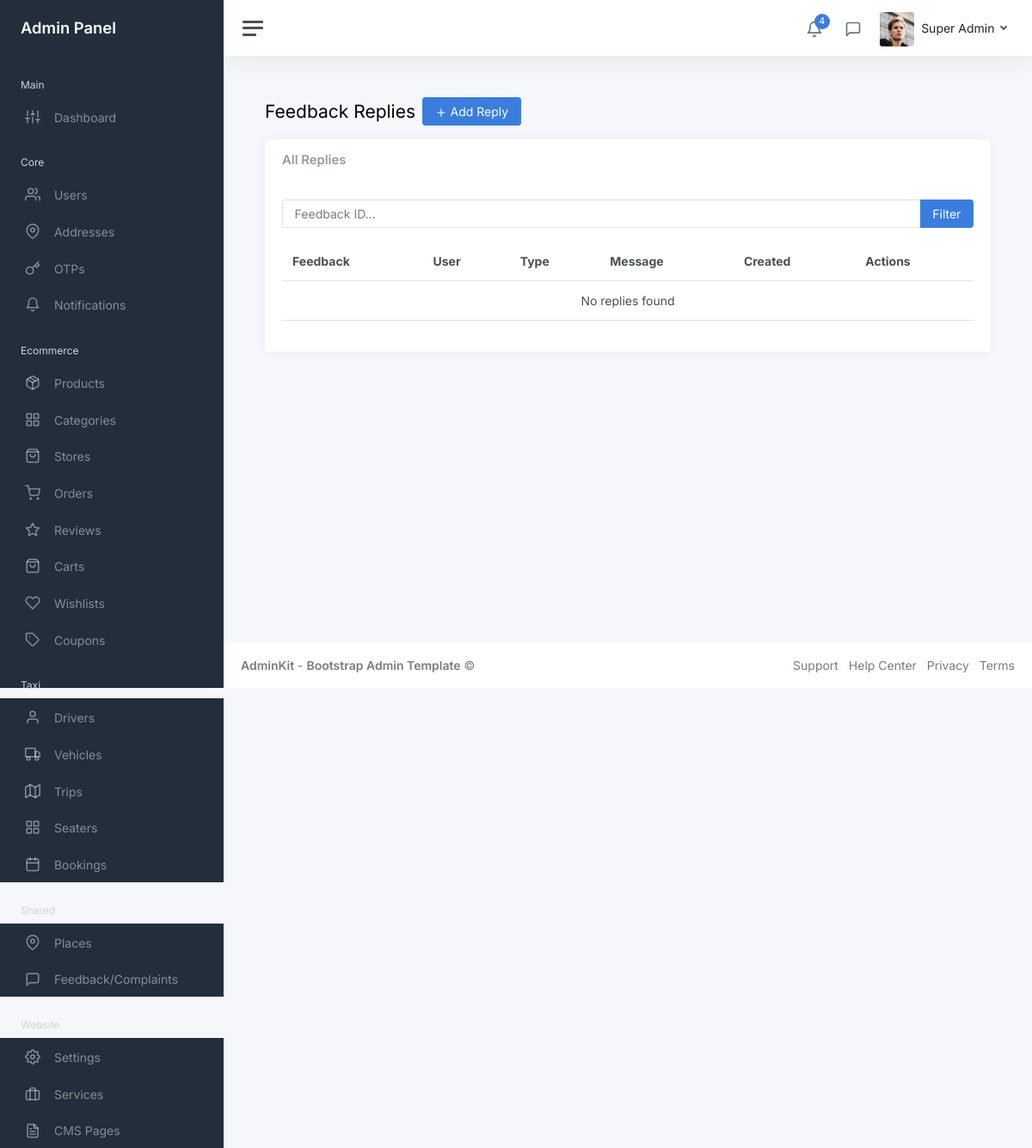
Before: /myadmin/shared/feedback-replies/ (signed in) with the older database file.
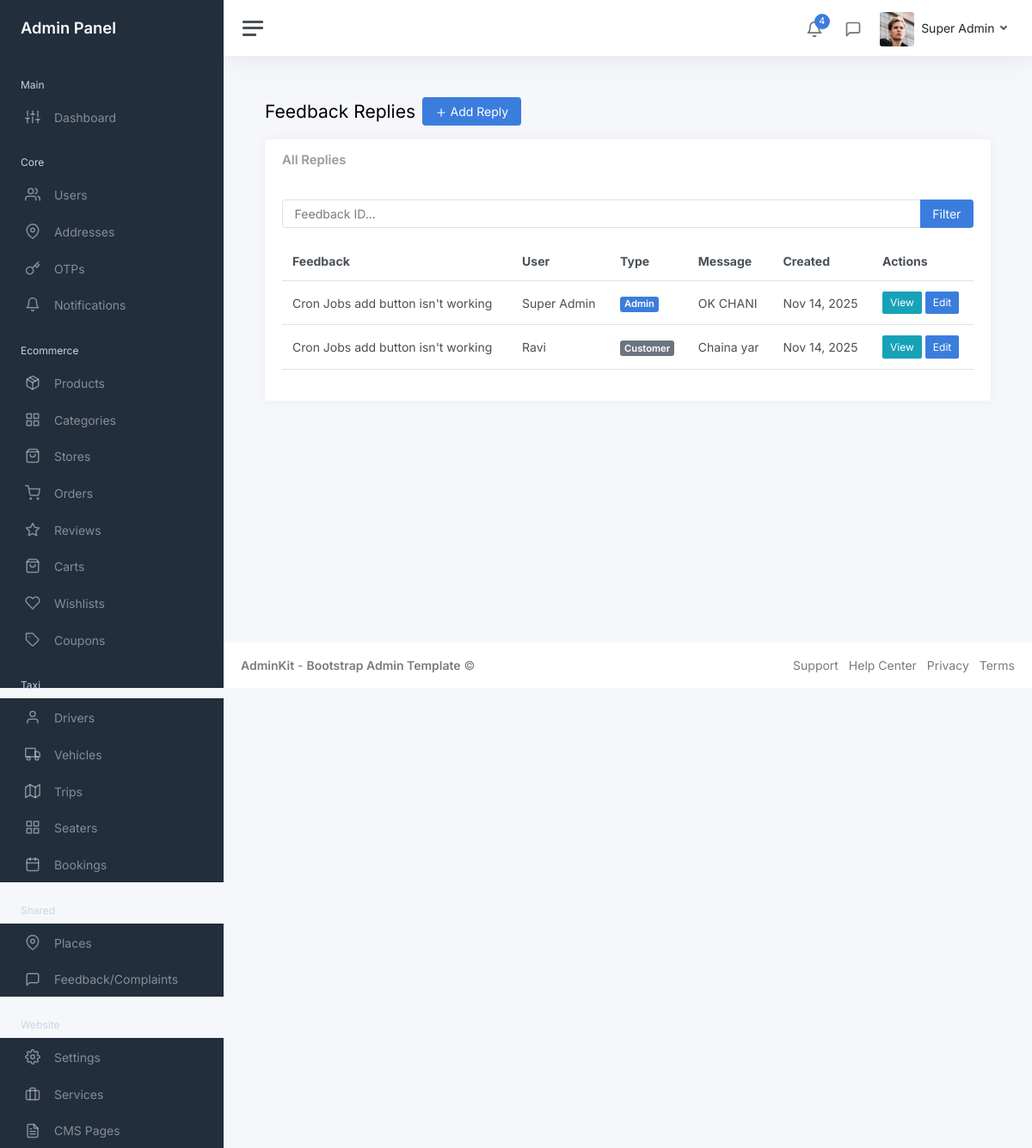
After: the same page with the newer database file.
### core/models.py (models this page shows, shortened)
class User(AbstractUser):
    COUNTRY_CODE_CHOICES = [
        ('+977', '+977'),
        ('+91', '+91'),
    ]
    COUNTRY_CHOICES = [
        ('Nepal', 'Nepal'),
        ('India', 'India'),
    ]
    phone = models.CharField(max_length=15, unique=True)
    name = models.CharField(max_length=100)
    email = models.EmailField(blank=True, null=True)
    country_code = models.CharField(max_length=5, choices=COUNTRY_CODE_CHOICES, default='+977')
    country = models.CharField(max_length=10, choices=COUNTRY_CHOICES, default='Nepal')
    fcm_token = models.CharField(max_length=255, blank=True, null=True)
    profile_picture = models.ImageField(upload_to='profile_pictures/', blank=True, null=True)
    national_id = models.CharField(max_length=50, blank=True, null=True, help_text='National ID number')
    national_id_document = models.ImageField(upload_to='kyc_documents/', blank=True, null=True, help_text='National ID document image')
    pan_no = models.CharField(max_length=20, blank=True, null=True, help_text='PAN (Permanent Account Number)')
    pan_document = models.ImageField(upload_to='kyc_documents/', blank=True, null=True, help_text='PAN document image')
    is_kyc_verified = models.BooleanField(default=False, help_text='Whether KYC has been verified by admin')
    kyc_submitted_at = models.DateTimeField(blank=True, null=True, help_text='When user submitted KYC information')
    kyc_verified_at = models.DateTimeField(blank=True, null=True, help_text='When KYC was verified by admin')
    created_at = models.DateTimeField(auto_now_add=True)
    updated_at = models.DateTimeField(auto_now=True)
    first_name = None
    last_name = None
    objects = UserManager()
    USERNAME_FIELD = 'phone'
    REQUIRED_FIELDS = ['name']
    class Meta:
        ordering = ['-created_at']

### shared/models.py (models this page shows, shortened)
class FeedbackComplainReply(models.Model):
    feedback_complain = models.ForeignKey(
        FeedbackComplain,
        on_delete=models.CASCADE,
        related_name='replies'
    )
    user = models.ForeignKey(User, on_delete=models.CASCADE, related_name='feedback_replies')
    is_admin_reply = models.BooleanField(default=False)
    message = models.TextField()
    created_at = models.DateTimeField(auto_now_add=True)
    class Meta:
        ordering = ['created_at']
        verbose_name = 'Feedback/Complain Reply'
        verbose_name_plural = 'Feedback/Complain Replies'

class FeedbackComplain(models.Model):
    TYPE_CHOICES = [
        ('feedback', 'Feedback'),
        ('complain', 'Complain'),
    ]
    STATUS_CHOICES = [
        ('pending', 'Pending'),
        ('in_progress', 'In Progress'),
        ('resolved', 'Resolved'),
        ('closed', 'Closed'),
    ]
    user = models.ForeignKey(User, on_delete=models.CASCADE, related_name='feedback_complains')
    subject = models.CharField(max_length=200)
    message = models.TextField()
    type = models.CharField(max_length=20, choices=TYPE_CHOICES, default='feedback')
    status = models.CharField(max_length=20, choices=STATUS_CHOICES, default='pending')
    created_at = models.DateTimeField(auto_now_add=True)
    updated_at = models.DateTimeField(auto_now=True)
    class Meta:
        ordering = ['-created_at']
        verbose_name = 'Feedback/Complain'
        verbose_name_plural = 'Feedbacks/Complains'

### myadmin/views/shared/feedback_reply_views.py (the view)
# urls.py: path('feedback-replies/', feedback_reply_views.FeedbackComplainReplyListView.as_view(), name='feedback_reply_list'),
class FeedbackComplainReplyListView(StaffRequiredMixin, ListView):
    model = FeedbackComplainReply
    template_name = 'admin/shared/feedback_reply_list.html'
    context_object_name = 'replies'
    paginate_by = 20
    def get_queryset(self):
        feedback_id = self.request.GET.get('feedback')
        queryset = FeedbackComplainReply.objects.select_related('feedback_complain', 'user').order_by('created_at')
        if feedback_id:
            queryset = queryset.filter(feedback_complain_id=feedback_id)
        return queryset
    def get_context_data(self, **kwargs):
        context = super().get_context_data(**kwargs)
        context['feedback_id'] = self.request.GET.get('feedback', '')
        return context

### myadmin/mixins.py (called while the page is built)
    def test_func(self):
        return self.request.user.is_staff

### myadmin/templates/admin/shared/feedback_reply_list.html (shortened to what this page needs)
{% extends 'admin/layouts/base.html' %}
{% block content %}
<div class="container-fluid p-0">
    <div class="mb-3"><h1 class="h3 d-inline align-middle">Feedback Replies</h1><a class="btn btn-primary ms-2" href="{% url 'myadmin:shared:feedback_reply_create' %}"><i class="align-middle" data-feather="plus"></i> Add Reply</a></div>
    <div class="row"><div class="col-12"><div class="card"><div class="card-header"><h5 class="card-title mb-0">All Replies</h5></div><div class="card-body">
        <form method="get" class="mb-3"><div class="input-group"><input type="text" class="form-control" name="feedback" placeholder="Feedback ID..." value="{{ feedback_id }}"><button class="btn btn-primary" type="submit">Filter</button></div></form>
        <table class="table table-hover"><thead><tr><th>Feedback</th><th>User</th><th>Type</th><th>Message</th><th>Created</th><th>Actions</th></tr></thead><tbody>
            {% for reply in replies %}<tr><td>{{ reply.feedback_complain.subject }}</td><td>{{ reply.user.name }}</td><td>{% if reply.is_admin_reply %}<span class="badge bg-primary">Admin</span>{% else %}<span class="badge bg-secondary">Customer</span>{% endif %}</td><td>{{ reply.message|truncatewords:10 }}</td><td>{{ reply.created_at|date:"M d, Y" }}</td><td><a href="{% url 'myadmin:shared:feedback_reply_detail' reply.pk %}" class="btn btn-sm btn-info">View</a> <a href="{% url 'myadmin:shared:feedback_reply_update' reply.pk %}" class="btn btn-sm btn-primary">Edit</a></td></tr>{% empty %}<tr><td colspan="6" class="text-center">No replies found</td></tr>{% endfor %}
        </tbody></table>
    </div></div></div></div>
</div>
{% endblock %}

### templates/admin/layouts/base.html (shortened to what this page needs)
{% load static %}
<!DOCTYPE html>
<html lang="en">
  <head>
    <link href="{% static 'myadmin/css/app.css' %}" rel="stylesheet" />
  </head>
  <body>
    <div class="wrapper">
      {% include 'admin/layouts/sidebar.html' %}
      <div class="main">
        {% include 'admin/layouts/header.html' %}
        <main class="content">
          {% block content %}{% endblock %}
        </main>
        {% include 'admin/layouts/footer.html' %}
      </div>
    </div>
  </body>
</html>

### templates/admin/layouts/sidebar.html
{% load static %}
<nav id="sidebar" class="sidebar js-sidebar">
    <div class="sidebar-content js-simplebar">
        <a class="sidebar-brand" href="{% url 'myadmin:dashboard' %}"><span class="align-middle">Admin Panel</span></a>
        <ul class="sidebar-nav">
            <li class="sidebar-header">Main</li>
            <li class="sidebar-item">
                <a class="sidebar-link" href="{% url 'myadmin:dashboard' %}">
                    <i class="align-middle" data-feather="sliders"></i> <span class="align-middle">Dashboard</span>
                </a>
            </li>
            <li class="sidebar-header">Core</li>
            <li class="sidebar-item">
                <a class="sidebar-link" href="{% url 'myadmin:core:user_list' %}">
                    <i class="align-middle" data-feather="users"></i> <span class="align-middle">Users</span>
                </a>
            </li>
            <li class="sidebar-item">
                <a class="sidebar-link" href="{% url 'myadmin:core:address_list' %}">
                    <i class="align-middle" data-feather="map-pin"></i> <span class="align-middle">Addresses</span>
                </a>
            </li>
            <li class="sidebar-item">
                <a class="sidebar-link" href="{% url 'myadmin:core:otp_list' %}">
                    <i class="align-middle" data-feather="key"></i> <span class="align-middle">OTPs</span>
                </a>
            </li>
            <li class="sidebar-item">
                <a class="sidebar-link" href="{% url 'myadmin:core:notification_list' %}">
                    <i class="align-middle" data-feather="bell"></i> <span class="align-middle">Notifications</span>
                </a>
            </li>
            <li class="sidebar-header">Ecommerce</li>
            <li class="sidebar-item">
                <a class="sidebar-link" href="{% url 'myadmin:ecommerce:product_list' %}">
                    <i class="align-middle" data-feather="package"></i> <span class="align-middle">Products</span>
                </a>
            </li>
            <li class="sidebar-item">
                <a class="sidebar-link" href="{% url 'myadmin:ecommerce:category_list' %}">
                    <i class="align-middle" data-feather="grid"></i> <span class="align-middle">Categories</span>
                </a>
            </li>
            <li class="sidebar-item">
                <a class="sidebar-link" href="{% url 'myadmin:ecommerce:store_list' %}">
                    <i class="align-middle" data-feather="shopping-bag"></i> <span class="align-middle">Stores</span>
                </a>
            </li>
            <li class="sidebar-item">
                <a class="sidebar-link" href="{% url 'myadmin:ecommerce:order_list' %}">
                    <i class="align-middle" data-feather="shopping-cart"></i> <span class="align-middle">Orders</span>
                </a>
            </li>
            <li class="sidebar-item">
                <a class="sidebar-link" href="{% url 'myadmin:ecommerce:review_list' %}">
                    <i class="align-middle" data-feather="star"></i> <span class="align-middle">Reviews</span>
                </a>
            </li>
            <li class="sidebar-item">
                <a class="sidebar-link" href="{% url 'myadmin:ecommerce:cart_list' %}">
                    <i class="align-middle" data-feather="shopping-bag"></i> <span class="align-middle">Carts</span>
                </a>
            </li>
            <li class="sidebar-item">
                <a class="sidebar-link" href="{% url 'myadmin:ecommerce:wishlist_list' %}">
                    <i class="align-middle" data-feather="heart"></i> <span class="align-middle">Wishlists</span>
                </a>
            </li>
            <li class="sidebar-item">
                <a class="sidebar-link" href="{% url 'myadmin:ecommerce:coupon_list' %}">
                    <i class="align-middle" data-feather="tag"></i> <span class="align-middle">Coupons</span>
                </a>
            </li>
            <li class="sidebar-header">Taxi</li>
            <li class="sidebar-item">
                <a class="sidebar-link" href="{% url 'myadmin:taxi:driver_list' %}">
                    <i class="align-middle" data-feather="user"></i> <span class="align-middle">Drivers</span>
                </a>
            </li>
            <li class="sidebar-item">
                <a class="sidebar-link" href="{% url 'myadmin:taxi:vehicle_list' %}">
                    <i class="align-middle" data-feather="truck"></i> <span class="align-middle">Vehicles</span>
                </a>
            </li>
            <li class="sidebar-item">
                <a class="sidebar-link" href="{% url 'myadmin:taxi:trip_list' %}">
                    <i class="align-middle" data-feather="map"></i> <span class="align-middle">Trips</span>
                </a>
            </li>
            <li class="sidebar-item">
                <a class="sidebar-link" href="{% url 'myadmin:taxi:seater_list' %}">
                    <i class="align-middle" data-feather="grid"></i> <span class="align-middle">Seaters</span>
                </a>
            </li>
            <li class="sidebar-item">
                <a class="sidebar-link" href="{% url 'myadmin:taxi:booking_list' %}">
                    <i class="align-middle" data-feather="calendar"></i> <span class="align-middle">Bookings</span>
                </a>
            </li>
            <li class="sidebar-header">Shared</li>
            <li class="sidebar-item">
                <a class="sidebar-link" href="{% url 'myadmin:shared:place_list' %}">
                    <i class="align-middle" data-feather="map-pin"></i> <span class="align-middle">Places</span>
                </a>
            </li>
            <li class="sidebar-item">
                <a class="sidebar-link" href="{% url 'myadmin:shared:feedback_list' %}">
                    <i class="align-middle" data-feather="message-square"></i> <span class="align-middle">Feedback/Complaints</span>
                </a>
            </li>
            <li class="sidebar-header">Website</li>
            <li class="sidebar-item">
                <a class="sidebar-link" href="{% url 'myadmin:website:setting_detail' %}">
                    <i class="align-middle" data-feather="settings"></i> <span class="align-middle">Settings</span>
                </a>
            </li>
            <li class="sidebar-item">
                <a class="sidebar-link" href="{% url 'myadmin:website:service_list' %}">
                    <i class="align-middle" data-feather="briefcase"></i> <span class="align-middle">Services</span>
                </a>
            </li>
            <li class="sidebar-item">
                <a class="sidebar-link" href="{% url 'myadmin:website:cms_list' %}">
                    <i class="align-middle" data-feather="file-text"></i> <span class="align-middle">CMS Pages</span>
                </a>
            </li>
        </ul>
    </div>
</nav>

### templates/admin/layouts/header.html (shortened to what this page needs)
{% load static %}
<nav class="navbar navbar-expand navbar-light navbar-bg">
    <a class="sidebar-toggle js-sidebar-toggle"><i class="hamburger align-self-center"></i></a>
    <div class="navbar-collapse collapse">
      <ul class="navbar-nav navbar-align">
        <li class="nav-item dropdown">
          <a class="nav-icon dropdown-toggle" href="#" id="alertsDropdown" data-bs-toggle="dropdown">
            <div class="position-relative">
              <i class="align-middle" data-feather="bell"></i>
              <span class="indicator">4</span>
            </div>
          </a>
        </li>
        <li class="nav-item dropdown">
          <a class="nav-icon dropdown-toggle" href="#" id="messagesDropdown" data-bs-toggle="dropdown">
            <div class="position-relative">
              <i class="align-middle" data-feather="message-square"></i>
            </div>
          </a>
        </li>
        <li class="nav-item dropdown">
          <a class="nav-link dropdown-toggle d-none d-sm-inline-block" href="#" data-bs-toggle="dropdown">
            {% if user.profile_picture %}
              <img src="{{ user.profile_picture.url }}" class="avatar img-fluid rounded me-1" alt="{{ user.name }}" />
            {% else %}
              <img src="{% static 'myadmin/img/avatars/avatar.jpg' %}" class="avatar img-fluid rounded me-1" alt="{{ user.name }}" />
            {% endif %}
            <span class="text-dark">{{ user.name }}</span>
          </a>
        </li>
      </ul>
    </div>
  </nav>

### templates/admin/layouts/footer.html
<footer class="footer">
    <div class="container-fluid">
        <div class="row text-muted">
            <div class="col-6 text-start">
                <p class="mb-0">
                    <a class="text-muted" href="https://adminkit.io/" target="_blank"><strong>AdminKit</strong></a> - <a class="text-muted" href="https://adminkit.io/" target="_blank"><strong>Bootstrap Admin Template</strong></a>								&copy;
                </p>
            </div>
            <div class="col-6 text-end">
                <ul class="list-inline">
                    <li class="list-inline-item">
                        <a class="text-muted" href="https://adminkit.io/" target="_blank">Support</a>
                    </li>
                    <li class="list-inline-item">
                        <a class="text-muted" href="https://adminkit.io/" target="_blank">Help Center</a>
                    </li>
                    <li class="list-inline-item">
                        <a class="text-muted" href="https://adminkit.io/" target="_blank">Privacy</a>
                    </li>
                    <li class="list-inline-item">
                        <a class="text-muted" href="https://adminkit.io/" target="_blank">Terms</a>
                    </li>
                </ul>
            </div>
        </div>
    </div>
</footer>

Changed rows visible on the page:
added FeedbackComplainReply: feedback_complain.subject "Cron Jobs add button isn't working", user.name "Super Admin", is_admin_reply "Admin", message "OK CHANI", created_at "Nov 14, 2025"
added FeedbackComplainReply: feedback_complain.subject "Cron Jobs add button isn't working", user.name "Ravi", is_admin_reply "Customer", message "Chaina yar", created_at "Nov 14, 2025"
Other visible differences:
text no longer shown: "No replies found"
